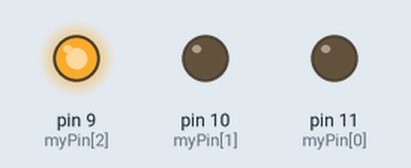
This sketch was run on a simulated Arduino Uno, built with avr-gcc and run on an emulated ATmega328P. Shown: output pins drawn as LEDs (lit = HIGH).

Above: at 0.1 s.
At 7.0 s:
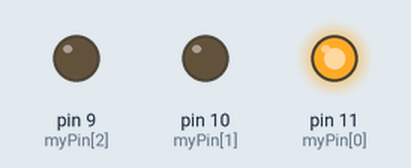
At 13.3 s:
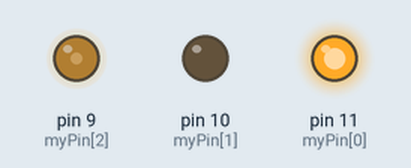
At 19.6 s:
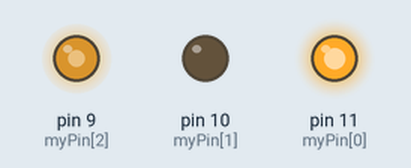
At 25.9 s:
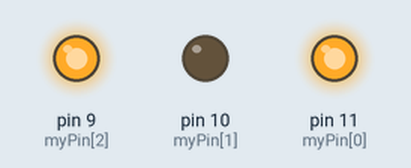
At 34.3 s:
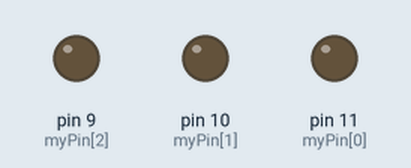
Timing chart, 0 to 40.0 s (numbered marks = the images above):
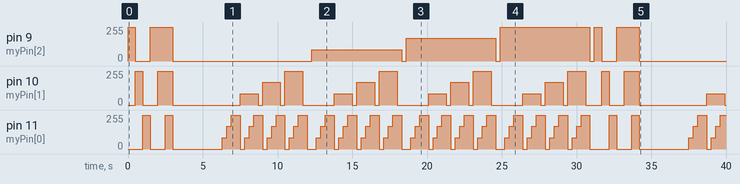

The sketch:

Arcobaleno.ino
```cpp
/******************************************************
*@Author Gazi Adnan Latif
*@Brief mostra i colori dell'arcobaleno con un led RBG.
*@Date 20/03/2017
*******************************************************/

int myPin[] = {11, 10, 9};
int rosso = 0;
int verde = 0;
int blu = 0;

void setup() {
  pinMode(9, OUTPUT);
  pinMode(10, OUTPUT);
  pinMode(11, OUTPUT);
}

void loop() {

  for (int i = 0; i < 3; i++) { //accensione 'prova' dei 3 colori separati.
    analogWrite(myPin[2 - i], 255);
    delay(500);
    analogWrite(myPin[2 - i], 0);
  }

  for (int i = 0; i < 3; i++) { //accensione 'prova' dei 3 colori uniti.
    analogWrite(myPin[2 - i], 255);
    delay(500);
  }

  //spegnimento di tutti i led.
  analogWrite(myPin[2], 0);
  analogWrite(myPin[1], 0);
  analogWrite(myPin[0], 0);
  delay(3000);

  for (int b = 0; b <= 255; b += 85) { //blue loop.
    for (int g = 0; g <= 255; g += 85) { //green loop.
      for (int r = 0; r <= 255; r += 85) { //red loop.
        analogWrite(myPin[2], b);
        analogWrite(myPin[1], g);
        analogWrite(myPin[0], r);
        delay(300);
      }
      analogWrite(myPin[1], 0); //spegnimento verde.
      delay(300);
    }
    analogWrite(myPin[0], 0); //spegnimento rosso.
    analogWrite(myPin[2], 0); //spegnimento blu.
    delay(300);
  }
}
```

Measured:
- by itself, pin 9 (myPin[2]): 0/255 → 255/255 at 0.00 s, → 0/255 0.50 s later, → 255/255 1.0 s later, → 0/255 1.5 s later, … (14 changes in this stretch)
- by itself, pin 10 (myPin[1]): 0/255 → 255/255 at 0.50 s, → 0/255 0.50 s later, → 255/255 1.0 s later, → 0/255 1.0 s later, … (34 changes in this stretch)
